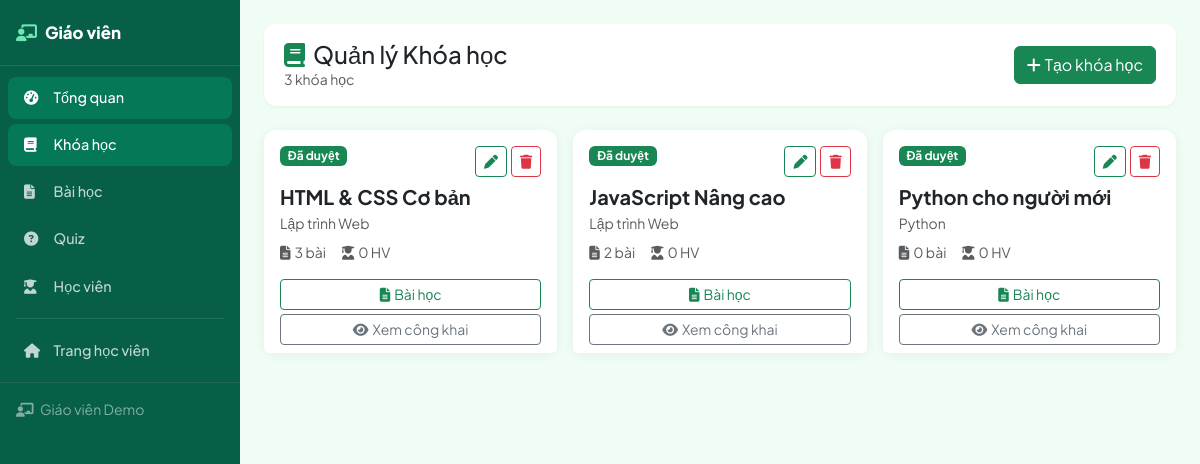
The app's page /teacher/khoa-hoc/index.php (signed in) with its own data.
### tables this page shows
CREATE TABLE IF NOT EXISTS khoa_hoc (
    id INT AUTO_INCREMENT PRIMARY KEY,
    ten_khoa_hoc VARCHAR(200) NOT NULL,
    mo_ta TEXT,
    hinh_anh VARCHAR(255),
    gia_tien DECIMAL(10,0) DEFAULT 0,
    id_nguoi_tao INT,
    id_danh_muc INT,
    trang_thai ENUM('ban_nhap', 'da_duyet', 'bi_an') DEFAULT 'ban_nhap',
    ngay_tao TIMESTAMP DEFAULT CURRENT_TIMESTAMP,
    FOREIGN KEY (id_nguoi_tao) REFERENCES nguoi_dung(id) ON DELETE SET NULL,
    FOREIGN KEY (id_danh_muc) REFERENCES danh_muc(id) ON DELETE SET NULL
);

CREATE TABLE IF NOT EXISTS danh_muc (
    id INT AUTO_INCREMENT PRIMARY KEY,
    ten_danh_muc VARCHAR(100) NOT NULL,
    mo_ta TEXT,
    ngay_tao TIMESTAMP DEFAULT CURRENT_TIMESTAMP
);

### config/database.php (called while the page is built, shortened)
<?php
class Database {
    private static $instance = null;
    private $conn;
    private function __construct() {
        $this->conn = new mysqli(DB_HOST, DB_USER, DB_PASS, DB_NAME, DB_PORT);
        $this->conn->set_charset("utf8");
    }
    public static function getInstance() {
        if (!self::$instance) {
            self::$instance = new self();
        }
        return self::$instance;
    }
    public function getConnection() {
        return $this->conn;
    }
}
?>

### teacher/bootstrap.php (called while the page is built, shortened)
<?php
require_once dirname(__DIR__) . '/models/auth.php';
$auth = new Auth();
$nguoi_dung = $auth->layThongTinNguoiDung();
?>

### models/auth.php (called while the page is built, shortened)
<?php
require_once __DIR__ . '/../config/database.php';
class Auth {
    public function kiemTraDangNhap() {
        return isset($_SESSION['nguoi_dung']);
    }
    public function layThongTinNguoiDung() {
        if ($this->kiemTraDangNhap()) {
            return $_SESSION['nguoi_dung'];
        }
        return null;
    }
}
?>

### models/khoa_hoc.php (called while the page is built, shortened)
<?php
require_once __DIR__ . '/../config/database.php';
class KhoaHoc {
    private $db;
    public function __construct() {
        $this->db = Database::getInstance()->getConnection();
    }
    public function layKhoaHocCuaGiaoVien($giao_vien_id) {
        $stmt = $this->db->prepare("
            SELECT kh.*, dm.ten_danh_muc,
                   (SELECT COUNT(*) FROM bai_hoc WHERE id_khoa_hoc = kh.id) AS so_bai_hoc,
                   (SELECT COUNT(*) FROM dang_ky_khoa_hoc WHERE id_khoa_hoc = kh.id AND trang_thai = 'da_xac_nhan') AS so_hoc_vien
            FROM khoa_hoc kh
            LEFT JOIN danh_muc dm ON kh.id_danh_muc = dm.id
            WHERE kh.id_nguoi_tao = ?
            ORDER BY kh.ngay_tao DESC
        ");
        $stmt->bind_param("i", $giao_vien_id);
        $stmt->execute();
        return $stmt->get_result()->fetch_all(MYSQLI_ASSOC);
    }
}
?>

### teacher/khoa-hoc/index.php (the view, shortened to what this page needs)
<?php
require_once __DIR__ . '/../bootstrap.php';
require_once dirname(__DIR__) . '/models/khoa_hoc.php';
$kh_model = new KhoaHoc();
$khoa_list = $kh_model->layKhoaHocCuaGiaoVien($nguoi_dung['id']);
include __DIR__ . '/../partials/layout_start.php';
?>
<div class="tv-topbar d-flex flex-wrap justify-content-between align-items-center gap-2">
    <div>
        <h1 class="h4 mb-0"><i class="fas fa-book me-2 text-success"></i>Quản lý Khóa học</h1>
        <p class="text-muted small mb-0"><?php echo count($khoa_list); ?> khóa học</p>
    </div>
    <a href="them-moi.php" class="btn btn-success">
        <i class="fas fa-plus me-1"></i>Tạo khóa học
    </a>
</div>
<?php if (empty($khoa_list)): ?>
    <div class="card tv-stat-card text-center py-5">
        <div class="card-body">
            <i class="fas fa-book-open fa-4x text-muted mb-3"></i>
            <h4 class="text-muted">Bạn chưa tạo khóa học nào.</h4>
            <a href="them-moi.php" class="btn btn-success mt-2">
                <i class="fas fa-plus me-1"></i>Tạo khóa học đầu tiên
            </a>
        </div>
    </div>
<?php else: ?>
    <div class="row g-3">
        <?php foreach ($khoa_list as $k): ?>
            <?php
            $tt_map = [
                'ban_nhap' => ['bg-secondary', 'Bản nháp'],
                'da_duyet' => ['bg-success', 'Đã duyệt'],
                'bi_an'    => ['bg-danger',  'Đã ẩn'],
            ];
            [$bg, $tt_text] = $tt_map[$k['trang_thai']] ?? ['bg-secondary', 'N/A'];
            ?>
            <div class="col-md-6 col-xl-4">
                <div class="card tv-stat-card h-100">
                    <div class="card-body">
                        <div class="d-flex justify-content-between align-items-start mb-2">
                            <span class="badge <?php echo $bg; ?>"><?php echo $tt_text; ?></span>
                            <div class="d-flex gap-1">
                                <a href="sua.php?id=<?php echo $k['id']; ?>" class="btn btn-sm btn-outline-success">
                                    <i class="fas fa-pen"></i>
                                </a>
                                <a href="?action=xoa&id=<?php echo $k['id']; ?>"
                                   class="btn btn-sm btn-outline-danger"
                                   onclick="return confirm('Xóa khóa học &quot;<?php echo htmlspecialchars($k['ten_khoa_hoc']); ?>&quot;?');">
                                    <i class="fas fa-trash"></i>
                                </a>
                            </div>
                        </div>
                        <h5 class="fw-bold mb-1"><?php echo htmlspecialchars($k['ten_khoa_hoc']); ?></h5>
                        <p class="text-muted small mb-2"><?php echo htmlspecialchars($k['ten_danh_muc'] ?? ''); ?></p>
                        <div class="d-flex gap-3 small text-muted">
                            <span><i class="fas fa-file-lines me-1"></i><?php echo (int)($k['so_bai_hoc'] ?? 0); ?> bài</span>
                            <span><i class="fas fa-user-graduate me-1"></i><?php echo (int)($k['so_hoc_vien'] ?? 0); ?> HV</span>
                        </div>
                    </div>
                    <div class="card-footer bg-white border-0 pt-0">
                        <a href="<?php echo SITE_URL; ?>/teacher/bai-hoc/index.php?khoa_hoc=<?php echo $k['id']; ?>"
                           class="btn btn-sm btn-outline-success w-100 mb-1">
                            <i class="fas fa-file-lines me-1"></i>Bài học
                        </a>
                        <a href="<?php echo SITE_URL; ?>/views/khoa-hoc/chi-tiet.php?id=<?php echo $k['id']; ?>"
                           class="btn btn-sm btn-outline-secondary w-100" target="_blank">
                            <i class="fas fa-eye me-1"></i>Xem công khai
                        </a>
                    </div>
                </div>
            </div>
        <?php endforeach; ?>
    </div>
<?php endif; ?>
<?php include __DIR__ . '/../partials/layout_end.php'; ?>

### teacher/partials/layout_start.php (style rules this page uses)
:root { --tv-sidebar: #065f46; --tv-sidebar-hover: #047857; --tv-body: #f0fdf4; --tv-accent: #10B981; --tv-accent2: #059669; }
* { box-sizing: border-box; }
body { font-family: 'Plus Jakarta Sans', sans-serif; background: var(--tv-body); min-height: 100vh; margin: 0; }
.tv-topbar { background: #fff; border-radius: 12px; padding: 1rem 1.25rem; box-shadow: 0 1px 3px rgba(0,0,0,0.06); margin-bottom: 1.5rem; }
.tv-stat-card { border: none; border-radius: 12px; box-shadow: 0 2px 12px rgba(0,0,0,0.06); }

### records on screen
khoa_hoc: tt_text "Đã duyệt", ten_khoa_hoc "HTML & CSS Cơ bản", id_danh_muc.ten_danh_muc "Lập trình Web", so_bai_hoc "3", so_hoc_vien "0"
khoa_hoc: tt_text "Đã duyệt", ten_khoa_hoc "JavaScript Nâng cao", id_danh_muc.ten_danh_muc "Lập trình Web", so_bai_hoc "2", so_hoc_vien "0"
khoa_hoc: tt_text "Đã duyệt", ten_khoa_hoc "Python cho người mới", id_danh_muc.ten_danh_muc "Python", so_bai_hoc "0", so_hoc_vien "0"

### other values on screen
$nguoi_dung['ho_ten'] "Giáo viên Demo"
count($khoa_list) "3"
